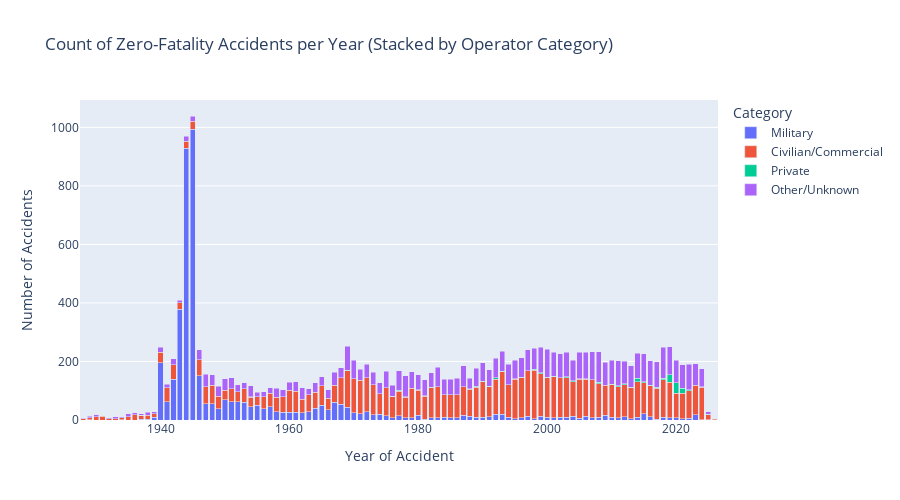

The notebook cell saved with this chart:
### Code cell
# Import necessary libraries
import pandas as pd
import numpy as np
import plotly.express as px # Import Plotly Express
import os

# --- Load and Prepare Data ---
# !!! IMPORTANT: Ensure your df_corrected DataFrame is loaded here !!!
# Example: df_corrected = pd.read_csv('path/to/your/data.csv')
# Make sure it has columns: 'fatalities', 'accident_year', 'operator'

print("Using existing df_corrected DataFrame.")

# --- Define Helper Function for Categorization (reuse from previous script) ---
def categorize_operator(op):
    op = str(op).lower()
    military_kws = ['air force', 'army', 'navy', 'luftwaffe', 'military', 'guard', 'armada', 'marines', 'fuerza aerea', 'ejercito', 'armee de l air', 'raf', 'defense']
    private_kws = ['private', 'individual']
    civilian_kws = ['airlines', 'airways', 'cargo', 'express', 'avianca', 'aeroflot', 'lufthansa', 'air ', 'avia', 'lines', 'servicios', 'aerovias', 'lineas', 'transportes', 'transair', 'pan am']
    if any(kw in op for kw in military_kws): return 'Military'
    elif any(kw in op for kw in private_kws): return 'Private'
    elif any(kw in op for kw in civilian_kws): return 'Civilian/Commercial'
    return 'Other/Unknown'

# --- Filter for Zero-Fatality Accidents ---
print("Filtering for zero-fatality accidents...")
df_zero_fatalities = df_corrected[df_corrected['fatalities'] == 0].copy()

# --- Prepare Data for Visualization ---
# Add operator category
df_zero_fatalities['op_category'] = df_zero_fatalities['operator'].apply(categorize_operator)

# Ensure accident_year is numeric and clean
df_zero_fatalities['accident_year'] = pd.to_numeric(df_zero_fatalities['accident_year'], errors='coerce')
df_zero_fatalities.dropna(subset=['accident_year'], inplace=True)
df_zero_fatalities['accident_year'] = df_zero_fatalities['accident_year'].astype(int)

# --- Aggregate Data for Bar Chart ---
print("Aggregating zero-fatality counts per year by category...")
df_agg = df_zero_fatalities.groupby(['accident_year', 'op_category']).size().reset_index(name='count')

# Check if there's any data left
if df_agg.empty:
    print("No aggregated zero-fatality accident data found. Cannot generate plot.")
else:
    print(f"Aggregated data prepared.")

    # --- Define Output Directory and Filename for HTML ---
    output_dir = "assets/plotly_html/"
    output_filename = "miracle_flights_stacked_bar.html" # New filename
    output_path = os.path.join(output_dir, output_filename)

    # Create the directory if it doesn't exist
    if not os.path.exists(output_dir):
        os.makedirs(output_dir)
        print(f"Created directory: {output_dir}")

    # --- Create Plotly Express Stacked Bar Chart ---
    print("Generating Plotly Express stacked bar chart...")

    fig = px.bar(df_agg,
                 x="accident_year",
                 y="count",
                 color="op_category", # This creates the stacks within each bar
                 title="Count of Zero-Fatality Accidents per Year (Stacked by Operator Category)",
                 labels={ # Nicer labels
                     "accident_year": "Year",
                     "count": "Number of Zero-Fatality Accidents",
                     "op_category": "Operator Category"
                 },
                 hover_data={ # Define hover info
                     "accident_year": True,
                     "op_category": True,
                     "count": True
                 },
                 category_orders={"op_category": ["Military", "Civilian/Commercial", "Private", "Other/Unknown"]} # Control legend order
                )

    # Customize layout (optional)
    fig.update_layout(
        xaxis_title="Year of Accident",
        yaxis_title="Number of Accidents",
        legend_title_text='Category',
        barmode='stack', # Explicitly set stack mode (though often default with color)
        height=500 # Adjust height if needed
    )
    # Optional: Make bars thinner if years are crowded
    # fig.update_traces(width=0.8)

    # --- Save the Plot to HTML File ---
    print(f"Saving Plotly plot to: {output_path}")
    fig.write_html(output_path, full_html=True, include_plotlyjs='cdn')
    print("Plotly plot saved successfully.")

    # --- Show the Plot in Notebook ---
    print("Displaying plot in notebook...")
    fig.show()

### Figure 1 — Plotly figure (JSON) as saved in the notebook; plotly's stock layout.template omitted (floating-point values rounded to 4 significant figures)
{"data": [{"customdata": [["Military"], ["Military"], ["Military"], ["Military"], ["Military"], ["Military"], ["Military"], ["Military"], ["Military"], ["Military"], ["Military"], ["Military"], ["Military"], ["Military"], ["Military"], ["Military"], ["Military"], ["Military"], ["Military"], ["Military"], ["Military"], ["Military"], ["Military"], ["Military"], ["Military"], ["Military"], ["Military"], ["Military"], ["Military"], ["Military"], ["Military"], ["Military"], ["Military"], ["Military"], ["Military"], ["Military"], ["Military"], ["Military"], ["Military"], ["Military"], ["Military"], ["Military"], ["Military"], ["Military"], ["Military"], ["Military"], ["Military"], ["Military"], ["Military"], ["Military"], ["Military"], ["Military"], ["Military"], ["Military"], ["Military"], ["Military"], ["Military"], ["Military"], ["Military"], ["Military"], ["Military"], ["Military"], ["Military"], ["Military"], ["Military"], ["Military"], ["Military"], ["Military"], ["Military"], ["Military"], ["Military"], ["Military"], ["Military"], ["Military"], ["Military"], ["Military"], ["Military"], ["Military"], ["Military"], ["Military"], ["Military"], ["Military"], ["Military"], ["Military"], ["Military"], ["Military"], ["Military"], ["Military"], ["Military"], ["Military"], ["Military"]], "hovertemplate": "Operator Category=%{customdata[0]}<br>Year=%{x}<br>Number of Zero-Fatality Accidents=%{y}<extra></extra>", "legendgroup": "Military", "marker": {"color": "#636efa", "pattern": {"shape": ""}}, "name": "Military", "orientation": "v", "showlegend": true, "textposition": "auto", "type": "bar", "x": [1929, 1934, 1937, 1938, 1939, 1940, 1941, 1942, 1943, 1944, 1945, 1946, 1947, 1948, 1949, 1950, 1951, 1952, 1953, 1954, 1955, 1956, 1957, 1958, 1959, 1960, 1961, 1962, 1963, 1964, 1965, 1966, 1967, 1968, 1969, 1970, 1971, 1972, 1973, 1974, 1975, 1976, 1977, 1978, 1979, 1980, 1981, 1982, 1983, 1984, 1985, 1986, 1987, 1988, 1989, 1990, 1991, 1992, 1993, 1994, 1995, 1996, 1997, 1998, 1999, 2000, 2001, 2002, 2003, 2004, 2005, 2006, 2007, 2008, 2009, 2010, 2011, 2012, 2013, 2014, 2015, 2016, 2017, 2018, 2019, 2020, 2021, 2022, 2023, 2024, 2025], "xaxis": "x", "y": [1, 1, 3, 3, 9, 196, 63, 140, 379, 929, 993, 152, 56, 55, 38, 70, 63, 63, 61, 45, 50, 38, 46, 28, 26, 27, 26, 24, 28, 41, 50, 35, 61, 53, 44, 25, 22, 28, 18, 19, 14, 7, 15, 8, 8, 17, 3, 8, 8, 10, 7, 8, 17, 12, 10, 9, 11, 20, 20, 9, 5, 8, 13, 4, 12, 9, 7, 10, 9, 12, 6, 12, 7, 10, 16, 10, 8, 11, 5, 9, 22, 11, 3, 10, 7, 8, 5, 6, 18, 1, 1], "yaxis": "y"}, {"customdata": [["Civilian/Commercial"], ["Civilian/Commercial"], ["Civilian/Commercial"], ["Civilian/Commercial"], ["Civilian/Commercial"], ["Civilian/Commercial"], ["Civilian/Commercial"], ["Civilian/Commercial"], ["Civilian/Commercial"], ["Civilian/Commercial"], ["Civilian/Commercial"], ["Civilian/Commercial"], ["Civilian/Commercial"], ["Civilian/Commercial"], ["Civilian/Commercial"], ["Civilian/Commercial"], ["Civilian/Commercial"], ["Civilian/Commercial"], ["Civilian/Commercial"], ["Civilian/Commercial"], ["Civilian/Commercial"], ["Civilian/Commercial"], ["Civilian/Commercial"], ["Civilian/Commercial"], ["Civilian/Commercial"], ["Civilian/Commercial"], ["Civilian/Commercial"], ["Civilian/Commercial"], ["Civilian/Commercial"], ["Civilian/Commercial"], ["Civilian/Commercial"], ["Civilian/Commercial"], ["Civilian/Commercial"], ["Civilian/Commercial"], ["Civilian/Commercial"], ["Civilian/Commercial"], ["Civilian/Commercial"], ["Civilian/Commercial"], ["Civilian/Commercial"], ["Civilian/Commercial"], ["Civilian/Commercial"], ["Civilian/Commercial"], ["Civilian/Commercial"], ["Civilian/Commercial"], ["Civilian/Commercial"], ["Civilian/Commercial"], ["Civilian/Commercial"], ["Civilian/Commercial"], ["Civilian/Commercial"], ["Civilian/Commercial"], ["Civilian/Commercial"], ["Civilian/Commercial"], ["Civilian/Commercial"], ["Civilian/Commercial"], ["Civilian/Commercial"], ["Civilian/Commercial"], ["Civilian/Commercial"], ["Civilian/Commercial"], ["Civilian/Commercial"], ["Civilian/Commercial"], ["Civilian/Commercial"], ["Civilian/Commercial"], ["Civilian/Commercial"], ["Civilian/Commercial"], ["Civilian/Commercial"], ["Civilian/Commercial"], ["Civilian/Commercial"], ["Civilian/Commercial"], ["Civilian/Commercial"], ["Civilian/Commercial"], ["Civilian/Commercial"], ["Civilian/Commercial"], ["Civilian/Commercial"], ["Civilian/Commercial"], ["Civilian/Commercial"], ["Civilian/Commercial"], ["Civilian/Commercial"], ["Civilian/Commercial"], ["Civilian/Commercial"], ["Civilian/Commercial"], ["Civilian/Commercial"], ["Civilian/Commercial"], ["Civilian/Commercial"], ["Civilian/Commercial"], ["Civilian/Commercial"], ["Civilian/Commercial"], ["Civilian/Commercial"], ["Civilian/Commercial"], ["Civilian/Commercial"], ["Civilian/Commercial"], ["Civilian/Commercial"], ["Civilian/Commercial"], ["Civilian/Commercial"], ["Civilian/Commercial"], ["Civilian/Commercial"], ["Civilian/Commercial"], ["Civilian/Commercial"], ["Civilian/Commercial"], ["Civilian/Commercial"]], "hovertemplate": "Operator Category=%{customdata[0]}<br>Year=%{x}<br>Number of Zero-Fatality Accidents=%{y}<extra></extra>", "legendgroup": "Civilian/Commercial", "marker": {"color": "#EF553B", "pattern": {"shape": ""}}, "name": "Civilian/Commercial", "orientation": "v", "showlegend": true, "textposition": "auto", "type": "bar", "x": [1928, 1929, 1930, 1931, 1932, 1933, 1934, 1935, 1936, 1937, 1938, 1939, 1940, 1941, 1942, 1943, 1944, 1945, 1946, 1947, 1948, 1949, 1950, 1951, 1952, 1953, 1954, 1955, 1956, 1957, 1958, 1959, 1960, 1961, 1962, 1963, 1964, 1965, 1966, 1967, 1968, 1969, 1970, 1971, 1972, 1973, 1974, 1975, 1976, 1977, 1978, 1979, 1980, 1981, 1982, 1983, 1984, 1985, 1986, 1987, 1988, 1989, 1990, 1991, 1992, 1993, 1994, 1995, 1996, 1997, 1998, 1999, 2000, 2001, 2002, 2003, 2004, 2005, 2006, 2007, 2008, 2009, 2010, 2011, 2012, 2013, 2014, 2015, 2016, 2017, 2018, 2019, 2020, 2021, 2022, 2023, 2024, 2025, 2026], "xaxis": "x", "y": [5, 7, 11, 12, 5, 4, 6, 11, 18, 13, 13, 13, 35, 47, 49, 21, 24, 28, 54, 58, 63, 43, 32, 43, 34, 45, 33, 29, 42, 46, 49, 53, 75, 73, 47, 58, 54, 67, 39, 58, 91, 124, 116, 114, 116, 103, 70, 96, 74, 83, 70, 100, 85, 79, 102, 105, 77, 80, 79, 96, 93, 102, 121, 103, 119, 145, 111, 134, 137, 155, 166, 146, 135, 140, 134, 135, 119, 134, 128, 131, 114, 103, 110, 105, 109, 105, 122, 105, 106, 106, 128, 122, 84, 86, 94, 101, 111, 17, 2], "yaxis": "y"}, {"customdata": [["Private"], ["Private"], ["Private"], ["Private"], ["Private"], ["Private"], ["Private"], ["Private"], ["Private"], ["Private"], ["Private"], ["Private"], ["Private"], ["Private"], ["Private"], ["Private"], ["Private"], ["Private"], ["Private"], ["Private"], ["Private"], ["Private"], ["Private"], ["Private"], ["Private"], ["Private"], ["Private"], ["Private"], ["Private"], ["Private"], ["Private"], ["Private"], ["Private"], ["Private"], ["Private"], ["Private"], ["Private"], ["Private"], ["Private"], ["Private"], ["Private"], ["Private"], ["Private"], ["Private"], ["Private"], ["Private"]], "hovertemplate": "Operator Category=%{customdata[0]}<br>Year=%{x}<br>Number of Zero-Fatality Accidents=%{y}<extra></extra>", "legendgroup": "Private", "marker": {"color": "#00cc96", "pattern": {"shape": ""}}, "name": "Private", "orientation": "v", "showlegend": true, "textposition": "auto", "type": "bar", "x": [1937, 1954, 1969, 1976, 1977, 1978, 1980, 1981, 1982, 1983, 1987, 1988, 1989, 1990, 1991, 1992, 1993, 1994, 1995, 1996, 1997, 1998, 1999, 2000, 2001, 2002, 2003, 2004, 2005, 2006, 2008, 2010, 2011, 2012, 2013, 2014, 2015, 2016, 2017, 2018, 2019, 2020, 2021, 2022, 2024, 2025], "xaxis": "x", "y": [1, 2, 2, 1, 3, 1, 1, 1, 2, 1, 1, 1, 4, 3, 1, 5, 1, 1, 2, 1, 1, 4, 3, 2, 2, 1, 3, 4, 1, 1, 5, 2, 4, 4, 2, 11, 3, 2, 3, 5, 26, 36, 18, 3, 1, 1], "yaxis": "y"}, {"customdata": [["Other/Unknown"], ["Other/Unknown"], ["Other/Unknown"], ["Other/Unknown"], ["Other/Unknown"], ["Other/Unknown"], ["Other/Unknown"], ["Other/Unknown"], ["Other/Unknown"], ["Other/Unknown"], ["Other/Unknown"], ["Other/Unknown"], ["Other/Unknown"], ["Other/Unknown"], ["Other/Unknown"], ["Other/Unknown"], ["Other/Unknown"], ["Other/Unknown"], ["Other/Unknown"], ["Other/Unknown"], ["Other/Unknown"], ["Other/Unknown"], ["Other/Unknown"], ["Other/Unknown"], ["Other/Unknown"], ["Other/Unknown"], ["Other/Unknown"], ["Other/Unknown"], ["Other/Unknown"], ["Other/Unknown"], ["Other/Unknown"], ["Other/Unknown"], ["Other/Unknown"], ["Other/Unknown"], ["Other/Unknown"], ["Other/Unknown"], ["Other/Unknown"], ["Other/Unknown"], ["Other/Unknown"], ["Other/Unknown"], ["Other/Unknown"], ["Other/Unknown"], ["Other/Unknown"], ["Other/Unknown"], ["Other/Unknown"], ["Other/Unknown"], ["Other/Unknown"], ["Other/Unknown"], ["Other/Unknown"], ["Other/Unknown"], ["Other/Unknown"], ["Other/Unknown"], ["Other/Unknown"], ["Other/Unknown"], ["Other/Unknown"], ["Other/Unknown"], ["Other/Unknown"], ["Other/Unknown"], ["Other/Unknown"], ["Other/Unknown"], ["Other/Unknown"], ["Other/Unknown"], ["Other/Unknown"], ["Other/Unknown"], ["Other/Unknown"], ["Other/Unknown"], ["Other/Unknown"], ["Other/Unknown"], ["Other/Unknown"], ["Other/Unknown"], ["Other/Unknown"], ["Other/Unknown"], ["Other/Unknown"], ["Other/Unknown"], ["Other/Unknown"], ["Other/Unknown"], ["Other/Unknown"], ["Other/Unknown"], ["Other/Unknown"], ["Other/Unknown"], ["Other/Unknown"], ["Other/Unknown"], ["Other/Unknown"], ["Other/Unknown"], ["Other/Unknown"], ["Other/Unknown"], ["Other/Unknown"], ["Other/Unknown"], ["Other/Unknown"], ["Other/Unknown"], ["Other/Unknown"], ["Other/Unknown"], ["Other/Unknown"], ["Other/Unknown"], ["Other/Unknown"], ["Other/Unknown"], ["Other/Unknown"], ["Other/Unknown"]], "hovertemplate": "Operator Category=%{customdata[0]}<br>Year=%{x}<br>Number of Zero-Fatality Accidents=%{y}<extra></extra>", "legendgroup": "Other/Unknown", "marker": {"color": "#ab63fa", "pattern": {"shape": ""}}, "name": "Other/Unknown", "orientation": "v", "showlegend": true, "textposition": "auto", "type": "bar", "x": [1928, 1929, 1930, 1931, 1932, 1933, 1934, 1935, 1936, 1937, 1938, 1939, 1940, 1941, 1942, 1943, 1944, 1945, 1946, 1947, 1948, 1949, 1950, 1951, 1952, 1953, 1954, 1955, 1956, 1957, 1958, 1959, 1960, 1961, 1962, 1963, 1964, 1965, 1966, 1967, 1968, 1969, 1970, 1971, 1972, 1973, 1974, 1975, 1976, 1977, 1978, 1979, 1980, 1981, 1982, 1983, 1984, 1985, 1986, 1987, 1988, 1989, 1990, 1991, 1992, 1993, 1994, 1995, 1996, 1997, 1998, 1999, 2000, 2001, 2002, 2003, 2004, 2005, 2006, 2007, 2008, 2009, 2010, 2011, 2012, 2013, 2014, 2015, 2016, 2017, 2018, 2019, 2020, 2021, 2022, 2023, 2024, 2025], "xaxis": "x", "y": [1, 4, 7, 2, 2, 7, 4, 10, 6, 4, 11, 6, 17, 12, 21, 9, 16, 18, 34, 42, 37, 35, 39, 39, 23, 21, 37, 16, 17, 18, 31, 24, 27, 31, 39, 20, 32, 30, 29, 44, 34, 82, 64, 37, 46, 42, 38, 56, 37, 67, 72, 57, 51, 55, 50, 66, 53, 52, 55, 72, 36, 61, 63, 57, 67, 69, 70, 63, 67, 71, 72, 87, 95, 82, 81, 84, 69, 90, 90, 95, 105, 79, 82, 86, 77, 73, 86, 96, 84, 87, 105, 95, 77, 80, 88, 74, 63, 10], "yaxis": "y"}], "layout": {"barmode": "stack", "height": 500, "legend": {"title": {"text": "Category"}, "tracegroupgap": 0}, "title": {"text": "Count of Zero-Fatality Accidents per Year (Stacked by Operator Category)"}, "xaxis": {"anchor": "y", "domain": [0, 1], "title": {"text": "Year of Accident"}}, "yaxis": {"anchor": "x", "domain": [0, 1], "title": {"text": "Number of Accidents"}}}}
